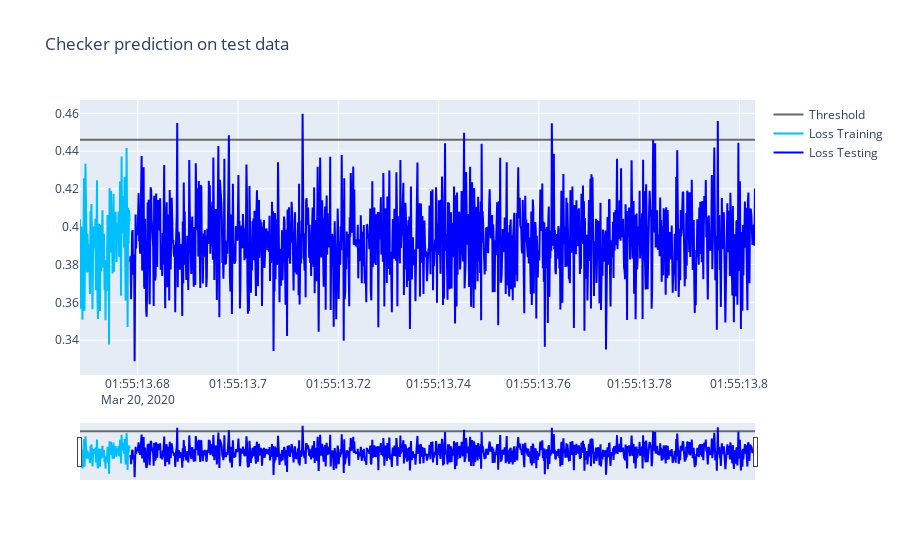

Notebook code for this chart:
### Markdown cell above
## 3. Strategy: distance from latent space (AutoEncoder)

The idea is to reduce the error while reconstructing the original data

$\left(e^{*}, d^{*}\right)=\underset{(e, d) \in E \times D}{\arg \min } \epsilon(x, d(e(x)))$

Where $x$ is the input data, $e(x)$ is the encoder and $d(x)$ is the decoder.

With this, we learn a rich representation feature space in a low dimension with the aim at best explaining the backbones in the original data.

### Code cell
%%time

import pandas as pd
from scanflow.check import dd_autoencoder
from datetime import datetime

X_pool, y_pool = np.delete(X_train, initial_idx, axis=0), np.delete(y_train, initial_idx, axis=0)

date = datetime.today()
model, E_full, E_test, test = dd_autoencoder.get_checker2(pd.DataFrame(X_initial), 
                                                            pd.DataFrame(X_pool), date=date)

dd_autoencoder.plot_predictions(E_full, E_test)
